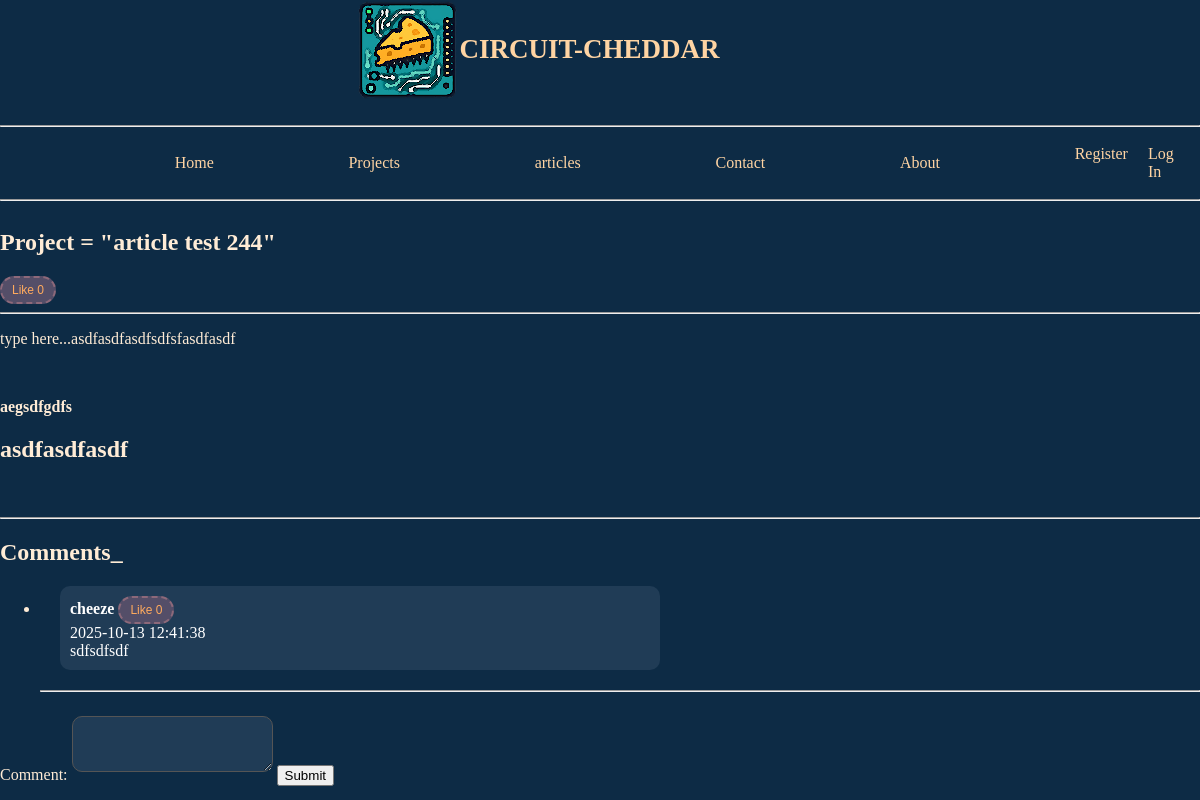
The page /articles/3/article on the database its author committed.
### tables this page shows
CREATE TABLE post (
    id INTEGER PRIMARY KEY AUTOINCREMENT,
    author_id INTEGER NOT NULL,
    type TEXT NOT NULL DEFAULT 'PROJECT',
    created TIMESTAMP NOT NULL DEFAULT CURRENT_TIMESTAMP,
    title TEXT NOT NULL,
    description TEXT NOT NULL,
    body TEXT NOT NULL,
    thumbnail TEXT,
    FOREIGN KEY (author_id) REFERENCES user (id)
);

CREATE TABLE post_comments(
    id INTEGER PRIMARY KEY AUTOINCREMENT,
    author_id INTEGER NOT NULL ,
    post_id INTEGER NOT NULL,
    created TIMESTAMP NOT NULL DEFAULT CURRENT_TIMESTAMP,
    body TEXT NOT NULL,
    FOREIGN KEY (author_id) REFERENCES user (id),
    FOREIGN KEY (post_id) REFERENCES post (id)
);

CREATE TABLE user (
    id INTEGER PRIMARY KEY AUTOINCREMENT,
    username TEXT UNIQUE NOT NULL,
    password TEXT NOT NULL,
    email TEXT NOT NULL,
    role TEXT NOT NULL DEFAULT 'USER'
);

### app/articles.py (the view)
@bp.route('/<int:id>/article',methods=('GET',))
def article(id):
    post = get_post_unauth(id)
    comments = get_comments(id)
    likes = get_db().execute("SELECT COUNT(*) FROM like WHERE post_id = ?", (id,)).fetchone()[0]
    liked_btn = ""
    try:
        has_liked = get_db().execute('SELECT 1 FROM like WHERE user_id = ? AND post_id = ?',(g.user['id'],post_id)).fetchone()[0]
    except:
        has_liked = 0
    if has_liked < 1:
        liked_btn = "Like"
    else:
        liked_btn = "Unlike"
    return render_template('articles/article.html', post=post, comments=comments,
                           likes = likes, liked_btn = liked_btn,
                           get_comment_like_count = get_comment_like_count)

### app/articles.py (called while the page is built)
def get_post_unauth(id):
    post = get_db().execute(
        'SELECT p.id, title, body, created, author_id, username'
        ' FROM post p JOIN user u ON p.author_id = u.id'
        ' WHERE p.id = ?',
        (id,)
    ).fetchone()
    return post

def get_comments(id):
     comments = get_db().execute(
         'SELECT pc.id AS id, '
         'pc.body AS body, '
         'pc.created AS created, '
         'u.username AS username, '
         'pc.author_id AS author_id '
         'FROM post_comments pc JOIN user u ON pc.author_id = u.id '
         'WHERE pc.post_id = ?',
        (id,)).fetchall()
     return comments

def get_comment_like_count(comment_id):
    try:
        has_liked = get_db().execute('SELECT 1 FROM like WHERE user_id = ? AND comment_id = ?',(g.user['id'],comment_id)).fetchone()[0]
        text = " Unlike"
    except:
        has_liked = 0
        text = "Like"
    return [get_db().execute("SELECT COUNT(*) FROM like WHERE comment_id = ?", (comment_id,)).fetchone()[0],text]

### app/auth.py (called while the page is built)
@bp.before_app_request
def load_logged_in_user():
    user_id = session.get('user_id')
    if user_id is None:
        g.user = None
    else:
        g.user = get_db().execute('SELECT * FROM user WHERE id = ?',(user_id,)).fetchone()

### app/db.py (called while the page is built)
def get_db():
    if 'db' not in g:
        g.db = sqlite3.connect(
            current_app.config['DATABASE'],
            detect_types=sqlite3.PARSE_DECLTYPES
        )
        g.db.row_factory = sqlite3.Row
    return g.db

### app/templates/articles/article.html (shortened to what this page needs)
{% extends 'base.html' %}
{% block header %}
  <h1>{% block title %}Project = "{{ post['title'] }}"{% endblock %}</h1>
{% endblock %}
{% block content %}
<button class="like_btn" name="post_like_submit" id='likebtn'> {{ liked_btn }} {{ likes }} </button>
<hr>
<span name="projectBody" id="projectBody">{{ post['body'] | safe}}</span>
<hr>
<div>
<h2>Comments_</h2>
<ul id="commentlist">
    {% for comment in comments %}
        <li>
            <div class="comment_card">
                <strong>{{ comment['username']}}</strong>
                {% if g.user['id'] != None %}
                    <button class="like-comment" data-comment-id="{{ comment['id'] }}">{{ get_comment_like_count(comment['id'])[1] }} {{ get_comment_like_count(comment['id'])[0] }}</button>
                {% endif %}
                <br>
                {{ comment['created'] }}
                <br>
                {{ comment['body'] }}
                <br>
            </div>
        </li>
    <hr>
    {% endfor %}
</ul>
<form id="commentform" >
    <label for="comment">Comment:</label>
    <textarea name="comment" id="comment" required></textarea>
    <button name="comment_submit" id='submitb'>Submit</button>
</form>
</div>
{% endblock %}

### app/static/styles.css (style rules this page uses)
.like-comment, .like_btn { background-color: var(--darkpurple); border: 2px dashed var(--lightPurple); border-radius: 25px; color: var(--lightorange); padding: 5px 10px; text-align: center; text-decoration: none; display: inline-block; font-size: 12px; cursor: pointer; }
.comment_card { background: var(--lightblack); border-radius: 10px; max-width: 50%; padding: 10px; margin: 20px; color: white; }
input[type="text"], input[type="email"], input[type="password"], textarea { padding: 12px; margin: 8px 0; box-sizing: border-box; border: 1px solid #555; border-radius: 10px; background-color: var(--lightblack); color: var(--lightorange); outline: none; }

### rows shown on the page
post: title "article test 244", body "type here...asdfasdfasdfsdfsfasdfasdf aegsdfgdfs asdfasdfasdf"
post_comments: username "cheeze", get_comment_like_count "Like", get_comment_like_count "0", created "2025-10-13 12:41:38", body "sdfsdfsdf"

### other values the page prints
{{ liked_btn }} "Like"
{{ likes }} "0"
